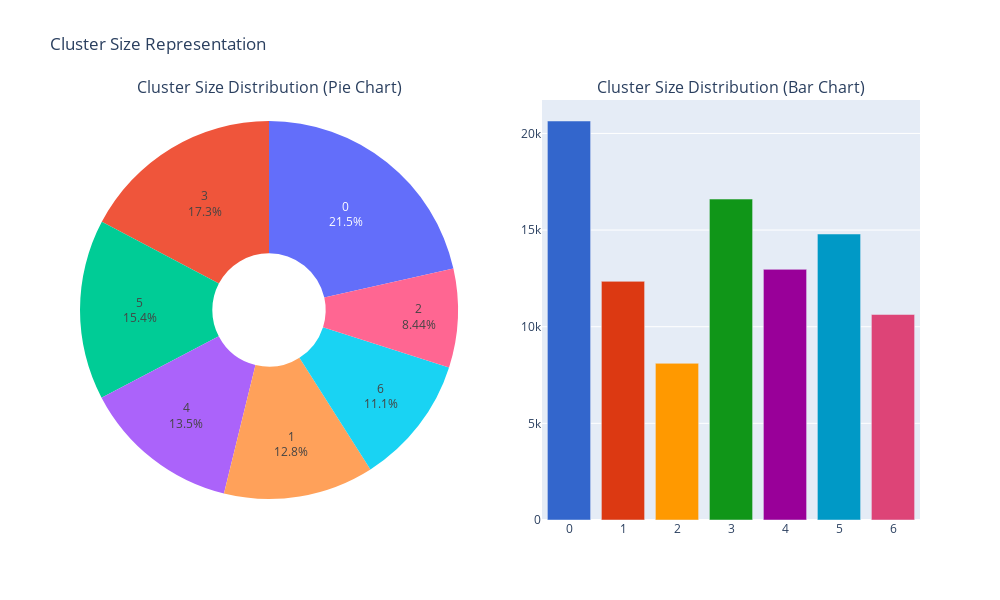

Notebook cell for this chart:
### Markdown cell above
J'évalue la répartition au sein des différents clusters:

### Code cell
cluster_sizes = X_reduced['cluster'].value_counts().sort_index()

fig = make_subplots(
    rows=1, cols=2, 
    specs=[[{'type': 'pie'}, {'type': 'bar'}]], 
    subplot_titles=("Cluster Size Distribution (Pie Chart)", "Cluster Size Distribution (Bar Chart)")
)

fig.add_trace(
    go.Pie(
        labels=cluster_sizes.index,
        values=cluster_sizes.values,
        hole=.3,  
        textinfo='label+percent',
    ),
    row=1, col=1
)

fig.add_trace(
    go.Bar(
        x=cluster_sizes.index,
        y=cluster_sizes.values,
        marker_color=px.colors.qualitative.G10,
    ),
    row=1, col=2
)

fig.update_layout(
    title_text="Cluster Size Representation",
    height=600,
    width=1000,
    showlegend=False 
)

fig.show()

### Figure 1 — Plotly figure (JSON) as saved in the notebook; plotly's stock layout.template omitted (floating-point values rounded to 4 significant figures)
{"data": [{"domain": {"x": [0, 0.45], "y": [0, 1]}, "hole": 0.3, "labels": ["0", "1", "2", "3", "4", "5", "6"], "textinfo": "label+percent", "type": "pie", "values": [20643, 12347, 8106, 16604, 12967, 14796, 10633]}, {"marker": {"color": ["#3366CC", "#DC3912", "#FF9900", "#109618", "#990099", "#0099C6", "#DD4477", "#66AA00", "#B82E2E", "#316395"]}, "type": "bar", "x": ["0", "1", "2", "3", "4", "5", "6"], "xaxis": "x", "y": [20643, 12347, 8106, 16604, 12967, 14796, 10633], "yaxis": "y"}], "layout": {"annotations": [{"font": {"size": 16}, "showarrow": false, "text": "Cluster Size Distribution (Pie Chart)", "x": 0.225, "xanchor": "center", "xref": "paper", "y": 1, "yanchor": "bottom", "yref": "paper"}, {"font": {"size": 16}, "showarrow": false, "text": "Cluster Size Distribution (Bar Chart)", "x": 0.775, "xanchor": "center", "xref": "paper", "y": 1, "yanchor": "bottom", "yref": "paper"}], "height": 600, "showlegend": false, "title": {"text": "Cluster Size Representation"}, "width": 1000, "xaxis": {"anchor": "y", "domain": [0.55, 1]}, "yaxis": {"anchor": "x", "domain": [0, 1]}}}
